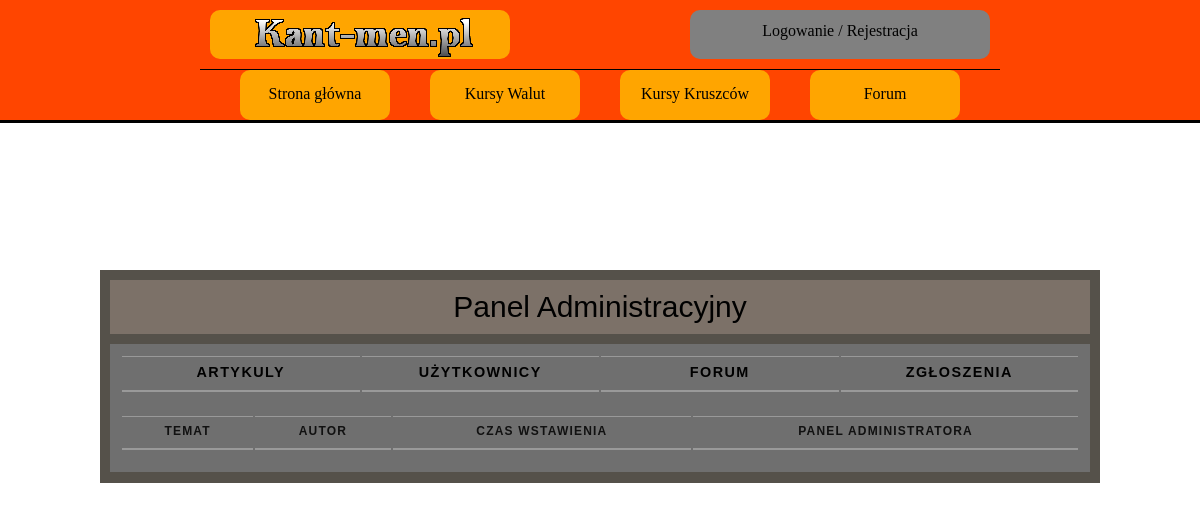
The app's page /panel_admin_a.php, older data.
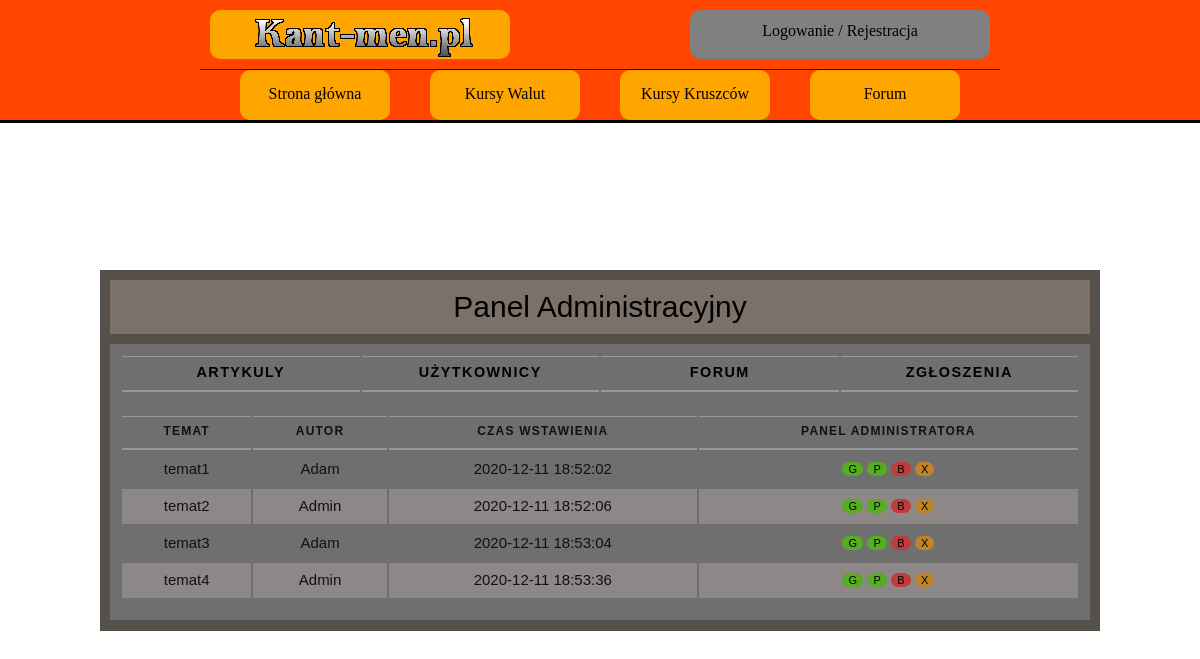
The same page, newer data.
### tables this page shows
CREATE TABLE `artykul` (
  `ID_ARTYKULU` int(10) NOT NULL,
  `ZDJECIE_ARTYKUL` varchar(255) DEFAULT NULL,
  `TEMAT` varchar(100) NOT NULL,
  `TRESC` longtext NOT NULL,
  `DATA` timestamp NOT NULL DEFAULT current_timestamp(),
  `ID_AUTOR` varchar(10) NOT NULL
);

CREATE TABLE `user` (
  `ID_USER` int(10) NOT NULL,
  `LOGIN` varchar(20) NOT NULL,
  `HASLO` char(255) NOT NULL,
  `IMIE` varchar(50) NOT NULL,
  `NAZWISKO` varchar(50) NOT NULL,
  `EMAIL` varchar(50) NOT NULL,
  `WIEK` int(10) NOT NULL,
  `MIASTO` varchar(50) NOT NULL,
  `KRAJ` varchar(50) NOT NULL,
  `OPIS_PROFILU` text DEFAULT NULL,
  `ZDJECIE` varchar(255) DEFAULT NULL,
  `STW_WATKI` int(10) NOT NULL DEFAULT 0,
  `LICZ_KOMENTARZY` int(10) NOT NULL DEFAULT 0,
  `UPRAWNIENIA` varchar(10) NOT NULL DEFAULT 'USER'
);

### panel_admin_a.php (the view, shortened to what this page needs)
<!DOCTYPE HTML>
<html>
<head>
    <link href="CSS/styleGlowne.css" rel="stylesheet" type="text/css">
    <link href="CSS/stylePanelAdmina.css" rel="stylesheet" type="text/css">
</head>
<body>
<?php
include_once('rysowanieMenu.php');
?>
<main>
    <article class="artykol">
        <div class="tytul_artykulu">
            Panel Administracyjny
        </div>
        <section class="sekcja">
            <table>
                <tr>
                    <th class="panel_artykuly">
                        <a href="panel_admin_a.php">Artykuly</a>
                    </th>
                    <th class="panel_uzytkownicy">
                        <a href="panel_admin_u.php">Użytkownicy</a>
                    </th>
                    <th class="panel_forum">
                        <a href="panel_admin_f.php">Forum</a>
                    </th>
                    <th class="panel_zgloszenia">
                        <a href="panel_admin_z_k.php">Zgłoszenia</a>
                    </th>
                </tr>
            </table>
            <?php
            require_once "polaczeniezMySQL.php";
            $polaczenie = @new mysqli($host,$db_user,$db_password,$db_name);
            if($polaczenie->connect_errno!=0)
            {
                echo "Error: ".$polaczenie->connect_errno;
            }
            else
            {
            $rezultat = $polaczenie->query("SELECT * FROM artykul");
            if(!$rezultat)
            {
                throw new Exception($polaczenie->error);
            }
            else
            {
            $iterator = 0;
            ?>
            <div class="tabliczki">
                <table>
                    <tr>
                        <th class="uzytkownik_wst">Temat</th>
                        <th class="czas_wstawienia">Autor</th>
                        <th class="liczba_odwiedzin">Czas wstawienia</th>
                        <th class="panel_admin">Panel Administratora</th>
                    </tr>
                    <?php
                    while($row = mysqli_fetch_array($rezultat))
                    {
                        $rezultat_loginu = mysqli_fetch_array($polaczenie->query("SELECT * FROM user WHERE ID_USER=".$row['ID_AUTOR']));
                        if(($iterator%2)==0)
                        {
                            ?>
                            <tr>
                            <td class="uzytkownik_wst"><?php echo '<a href="watek.php?id='.$row['ID_ARTYKULU'].'">'.$row['TEMAT'].'</a>' ;?></td>
                            <td class="czas_wstawienia"><?php echo'<a href="profilowe.php?user='.$rezultat_loginu['ID_USER'].'">'.$rezultat_loginu['LOGIN'].'</a>';?></td>
                            <td class="liczba_odwiedzin"><?php echo $row['DATA'];?></td>
                            <td class="panel_admin">
                                <a><button type="button" class="mute_glowna" name="butt_glowna"  method="post">G</button></a>
                                <a><button type="button" class="mute_glowna" name="butt_glowna" method="post">P</button></a>
                                <a><button type="button" class="ban_button" name="butt_ban" method="post">B</button></a>
                                <a ><button type="button" class="del_button" name="butt_del" method="post">X</button></a>
                            </td>
                            </tr>
                            <?php
                            }
                            else
                            {
                            ?>
                            <tr class="codrugi">
                                <td class="uzytkownik_wst"><?php echo '<a href="watek.php?id='.$row['ID_ARTYKULU'].'">'.$row['TEMAT'].'</a>' ;?></td>
                                <td class="czas_wstawienia"><?php echo'<a href="profilowe.php?user='.$rezultat_loginu['ID_USER'].'">'.$rezultat_loginu['LOGIN'].'</a>';?></td>
                                <td class="liczba_odwiedzin"><?php echo $row['DATA'];?></td>
                                <td class="panel_admin">
                                    <a><button type="button" class="mute_glowna" name="butt_glowna" method="post">G</button></a>
                                    <a><button type="button" class="mute_glowna" name="butt_glowna" method="post">P</button></a>
                                    <a><button type="button" class="ban_button" name="butt_ban" method="post">B</button></a>
                                    <a ><button type="button" class="del_button" name="butt_del" method="post">X</button></a>
                                </td>
                            </tr>
                            <?php
                        }
                        $iterator++;
                    }
                    }
                    }
                    ?>
                </table>
            </div>
        </section>
    </article>
</main>
</body>
</html>

Row changes from the older to the newer data that the page shows:
added artykul: TEMAT "temat1", user.LOGIN "Adam", DATA "2020-12-11 18:52:02"
added artykul: TEMAT "temat2", user.LOGIN "Admin", DATA "2020-12-11 18:52:06"
added artykul: TEMAT "temat3", user.LOGIN "Adam", DATA "2020-12-11 18:53:04"
added artykul: TEMAT "temat4", user.LOGIN "Admin", DATA "2020-12-11 18:53:36"
